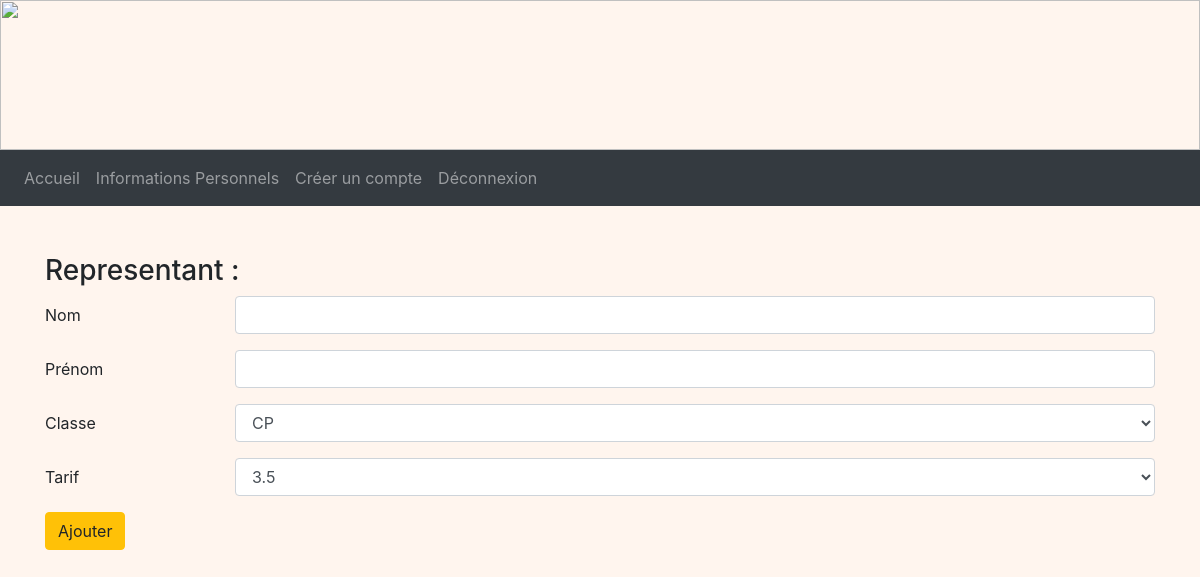
Page /ajouterEnfant/4 (signed in) on the earlier database version.
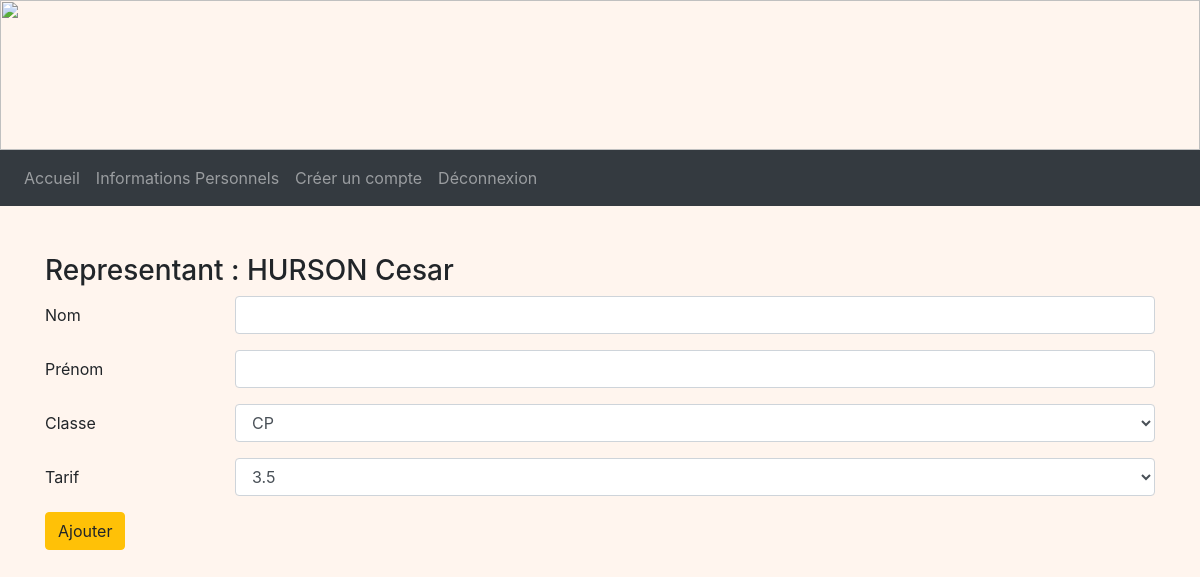
Same page on the later database version.
### tables this page shows
CREATE TABLE Representant (
  code_representant integer primary key autoincrement,
  nom_representant TEXT NOT NULL,
  prenom_representant TEXT NOT NULL,
  telephone TEXT,
  email TEXT,
  identifiant TEXT NOT NULL,
  FOREIGN KEY (identifiant) REFERENCES Compte(identifiant)
);

### cantine.py (the view, shortened to what this page needs)
@app.route('/ajouterEnfant/<int:code_rep>', methods=['GET', 'POST'])
@login_required
def ajouterEnfant(code_rep):
    db = get_db()
    cur = db.cursor()
    representant = cur.execute("SELECT nom_representant, prenom_representant, code_representant FROM Representant WHERE code_representant = ?", (code_rep, )).fetchone()
    tarifs = cur.execute("SELECT * FROM Tarif").fetchall()
    classes = cur.execute("SELECT * FROM Classe").fetchall()
    return render_template('ajouterEnfant.html', representant = representant, classes = classes, tarifs = tarifs)

### cantine.py (called while the page is built)
@login_manager.user_loader
def load_user(user_id):
    db = get_db()
    cur = db.cursor()
    user = cur.execute('SELECT identifiant, mot_de_passe FROM Compte WHERE identifiant=?', (user_id, )).fetchone()
    user = User(user[0], user[1])
    return user

def get_db():
    if 'db' not in g:
        g.db = sqlite3.connect(DATABASE)
    return g.db

@app.teardown_appcontext
def close_connection(exception):
    db = g.pop('db', None)
    if db is not None:
        db.close()

### templates/ajouterEnfant.html (shortened to what this page needs)
<!DOCTYPE html>
<html>
<head>
    <link rel="stylesheet" href="https://cdn.jsdelivr.net/npm/bootstrap@4.3.1/dist/css/bootstrap.min.css"
>
    <link rel="stylesheet" href="/static/css/main.css">
</head>
</head>
<body>
    <img style="width: 100%; height: 150px;"
        src="https://www.logarric.com/wp-content/uploads/2014/06/calendreta-lo-garric3.png" alt="">
    <nav class="navbar navbar-expand-lg navbar-dark bg-dark">
        <div class="collapse navbar-collapse" id="navbarNavDropdown">
            <ul class="navbar-nav">
                <li class="nav-item float-right">
                    <a class="nav-link" btn-outline-success href="/accueilAdmin">Accueil</a>
                </li>
                <li class="nav-item float-right">
                    <a class="nav-link" btn-outline-success href="/infospersonnel">Informations Personnels</a>
                </li>
                <li class="nav-item float-right">
                    <a class="nav-link" btn-outline-success href="/comptes">Créer un compte</a>
                </li>
                <li class="nav-item float-right">
                    <a class="nav-link" btn-outline-success href="/deconnexion">Déconnexion</a>
                </li>
            </ul>
        </div>
    </nav>
    <div class="container mt-5 mb-5">
        <h3>Representant : {{ representant[0] }} {{ representant[1] }}</h3>
        <form method="POST">
            <div class="row mb-3">
                <label for="surname" class="col-sm-2 col-form-label">Nom</label>
                <div class="col-sm-10">
                    <input name="surname" type="name" class="form-control" id="surname">
                </div>
            </div>
            <div class="row mb-3">
                <label for="name" class="col-sm-2 col-form-label">Prénom</label>
                <div class="col-sm-10">
                    <input name="name" type="name" class="form-control" id="name">
                </div>
            </div>
            <div class="row mb-3">
                <label for="classe" class="col-sm-2  col-form-label">Classe</label>
                <div class="col-sm-10">
                <select name="classe" class="form-control" id="classe">
                    {% for classe in classes %}
                        <option value="{{ classe[0] }}">{{ classe[1] }}</option>
                    {% endfor %}
                </select>
                </div>
            </div>
            <div class="row mb-3">
                <label for="tarif" class="col-sm-2  col-form-label">Tarif</label>
                <div class="col-sm-10">
                    <select name="tarif" class="form-control" id="tarif">
                        {% for tarif in tarifs %}
                        <option value="{{ tarif[0] }}">{{ tarif[1] }}</option>
                        {% endfor %}
                    </select>
                </div>
            </div>
            <button type="submit" class="btn btn-warning mb-3">Ajouter</button>
        </form>
    </div>
</body>
</html>

Differences in the rows shown:
added Representant: nom_representant "HURSON", prenom_representant "Cesar"
